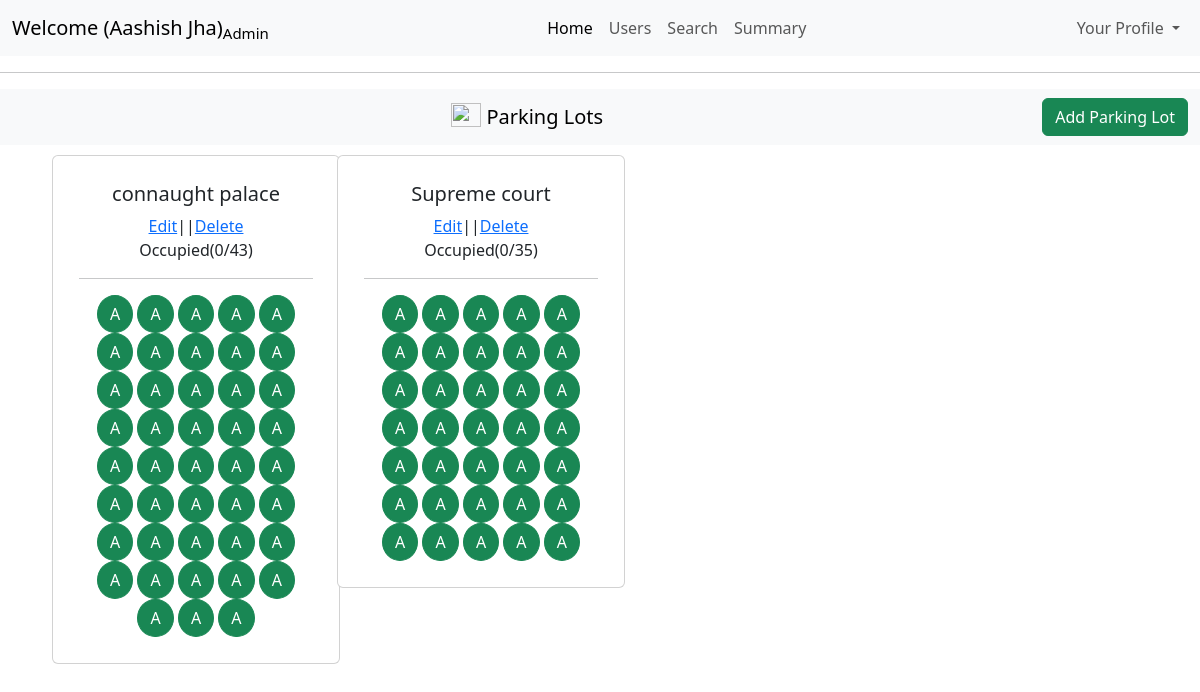
The app's page /admin/dashboard (signed in) with its own data.
### models/models.py (models this page shows)
class ParkingLot(db.Model):
    id=db.Column(db.Integer(),primary_key=True)
    location_name = db.Column(db.String(250),nullable=False)
    pincode=db.Column(db.Integer(),nullable=False)
    price=db.Column(db.Integer(),nullable=False)
    max_spots=db.Column(db.Integer(),nullable=False)
    address=db.Column(db.String(250),nullable=False)
    occupied=db.Column(db.Integer(),default=0)

### controllers/controllers.py (the view)
@controllers.route("/admin/dashboard", methods=['GET','POST'])
def admindashboard():
    parkinglot=ParkingLot.query.all()
    print("ram")
    return render_template("admindashboard.html",fullname=session["fullname"]
                           ,status=session["status"],
                           role=session["role"],parkinglot=parkinglot)

### templates/adminDashboard.html (shortened to what this page needs)
<!DOCTYPE html>
<html lang="en">
<head>
    <link href="https://cdn.jsdelivr.net/npm/bootstrap@5.3.7/dist/css/bootstrap.min.css" rel="stylesheet">
</head>
<body>
    <nav class="navbar navbar-expand-lg bg-body-tertiary">
  <div class="container-fluid">
    <a class="navbar-brand " href="#">Welcome ({{session['fullname']}})<sub>Admin</sub></a>
    <div class="collapse navbar-collapse" id="navbarNavDropdown">
      <ul class="navbar-nav ms-auto">
        <li class="nav-item">
          <a class="nav-link active" aria-current="page" href="#">Home</a>
        </li>
        <li class="nav-item">
          <a class="nav-link" href="/admin/dashboard/users">Users</a>
        </li>
        <li class="nav-item">
          <a class="nav-link" href="/admin/dashboard/search">Search</a>
        </li>
        <li class="nav-item">
          <a class="nav-link" href="/admin/dashboard/summary">Summary</a>
        </li>
    </ul>
    <ul class="navbar-nav ms-auto">
        <li class="nav-item dropdown">
          <a class="nav-link dropdown-toggle" href="#" role="button" data-bs-toggle="dropdown" aria-expanded="false">
            Your Profile
          </a>
        </li>
      </ul>
    </div>
  </div>
</nav>
<hr>
<nav class="navbar bg-body-tertiary">
  <div class="container-fluid text-center">
    <a class="navbar-brand mx-auto " href="#">
      <img src="https://images.pexels.com/photos/164634/pexels-photo-164634.jpeg?_gl=1*1rfblvq*_ga*MTY5NDc0NzA3NC4xNzUzMjk4NzE5*_ga_8JE65Q40S6*czE3NTMyOTg3MTgkbzEkZzEkdDE3NTMyOTg3MjMkajU1JGwwJGgw" width="30" height="24" class="d-inline-block align-text-top" style="align-content: center;">
      Parking Lots
    </a>
<a href="/admin/dashboard/addparkinglot" class="btn btn-success">
  Add Parking Lot
</a>  </div>
</nav>
<div class="container">
    <div class="row">
      {% for lot in parkinglot %}
        <div class="col-md-3 col-sm-6">
        <div class="card " style="width: 18rem;  margin-left: 10px; margin-top: 10px;">
        <div class="card-body text-center" style="margin:10px">
        <h5 class="card-title">{{lot.location_name}}</h5>
        <span style="align-content: center;"><a href="/admin/dashboard/editlot/{{ lot.id }}">Edit</a>||<a href="/admin/dashboard/deletelot/{{ lot.id }}">Delete</a></span>
        <p>Occupied({{lot.occupied}}/{{lot.max_spots}})</p>
        <hr>
     {% set avail=lot.max_spots-lot.occupied %}
    {% for i in range(avail)%}
    <button type="button" class="btn btn-success" style="border-radius: 50%;">A</button>
     {% endfor %}
    </div>
    </div>
    </div>
     {% endfor %}
  </div>
</div>
</body>
</html>

### records on screen
ParkingLot: location_name "connaught palace", occupied "0", max_spots "43"
ParkingLot: location_name "Supreme court", occupied "0", max_spots "35"

### other values on screen
{{ session['fullname'] }} "Aashish Jha"
